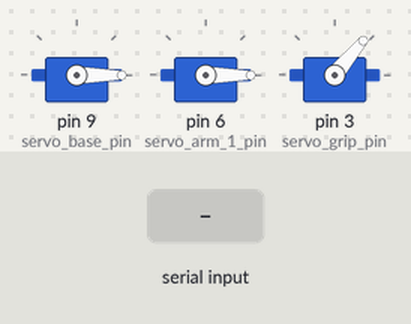
A sketch run on a simulated Arduino Uno, built with avr-gcc and run on an emulated ATmega328P. Shown: 3 × servo. The inputs (shaded band) are chosen by the test bench.

Above: at 1.2 s.
1.3 s: "90,45,200\n" received over Serial
At 2.5 s:
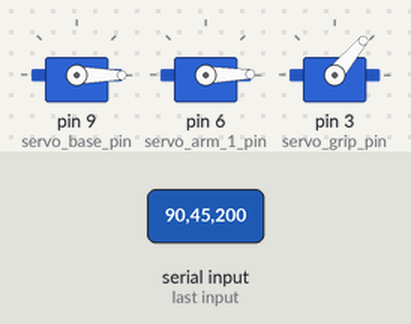
2.8 s: "30,150,10\n" received over Serial
At 3.3 s:
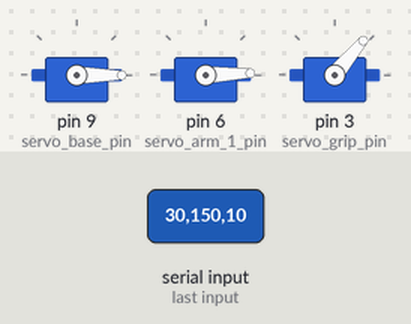
Timing chart, 0 to 5.8 s (numbered marks = the images above; inputs shaded):
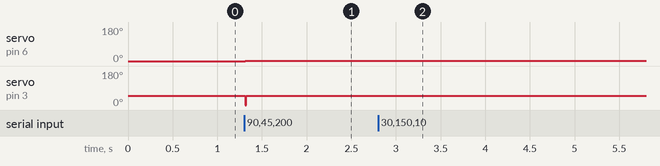

Measured:
- after the input at 1.3 s, servo on pin 6 (servo_arm_1_pin): 0° → 1° at once; servo on pin 3 (servo_grip_pin): 50° → 0° at once, → 50° 0.01 s later
- after the input at 2.8 s, servo on pin 6 (servo_arm_1_pin): 1° → 2° at once

The sketch:

reciever.ino
```cpp
#include <Servo.h>

#define servo_base_pin 9
#define servo_arm_1_pin 6
//#define servo_arm_2_pin 5
#define servo_grip_pin 3

Servo servo_base;
Servo servo_arm_1;
//Servo servo_arm_2;
Servo servo_grip;

float threshold = 20;
float threshold_flex = 120;

float prev_base_ang = 0;
float prev_arm_ang_0 = 0;
//float prev_arm_ang_1 = 90;

int acc[2];
int flex_deg;

String str;


void setup() {
  Serial.begin(9600);

  servo_base.attach(servo_base_pin);
  servo_arm_1.attach(servo_arm_1_pin);
//  servo_arm_2.attach(servo_arm_2_pin);
  servo_grip.attach(servo_grip_pin);

  servo_base.write(0);
  servo_arm_1.write(0);
//  servo_arm_2.write(90);
  servo_grip.write(50);
}

void loop() {
  if(Serial.available() > 0){
    str = Serial.readStringUntil('\n');
  }

  parse_data();
  str = "";

  move_arm();
  delay(10);
}

void parse_data()
{
  int ind1, ind2, ind3;
  float acc_0_aux, acc_1_aux, flex_deg_aux;

  ind1 = str.indexOf(',');
  acc[0] = str.substring(0, ind1).toFloat();

  ind2 = str.indexOf(',', ind1+1);
  acc[1] = str.substring(ind1+1, ind2+1).toFloat();

  ind3 = str.indexOf(',', ind2+1);
  flex_deg = str.substring(ind2+1).toFloat();
}

void move_arm(){
  /* ----- Base -----*/
  if(acc[1] > threshold && prev_base_ang > 0){
    servo_base.write(prev_base_ang - 1);
    prev_base_ang = prev_base_ang - 1;
  }
  else if(acc[1] < -threshold && prev_base_ang < 180){
    servo_base.write(prev_base_ang + 1);
    prev_base_ang = prev_base_ang + 1;
  }

  /* ----- ARM -----*/
  //dcha
  if(acc[0] > threshold && prev_arm_ang_0 < 50){
    servo_arm_1.write(prev_arm_ang_0 + 1);
    prev_arm_ang_0 = prev_arm_ang_0 + 1;
  }
  else if(acc[0] < -threshold && prev_arm_ang_0 > 0){
    servo_arm_1.write(prev_arm_ang_0 - 1);
    prev_arm_ang_0 = prev_arm_ang_0 - 1;
  }

  /*
   * Este servo no tiene fuerza para mover su parte del brazo
   */
  //izda
//  if(acc[0] > threshold && prev_arm_ang_1 > 0){
//    servo_arm_2.write(prev_arm_ang_1 - 1);
//    prev_arm_ang_1 = prev_arm_ang_1 - 1;
//  }
//  else if(acc[0] < -threshold && prev_arm_ang_1 < 130){
//    servo_arm_2.write(prev_arm_ang_1 + 1);
//    prev_arm_ang_1 = prev_arm_ang_1 + 1;
//  }

  /* ----- GRIP -----*/
  if(flex_deg > threshold_flex)
    servo_grip.write(0);
  else if(flex_deg < threshold_flex)
    servo_grip.write(50);

}
```
